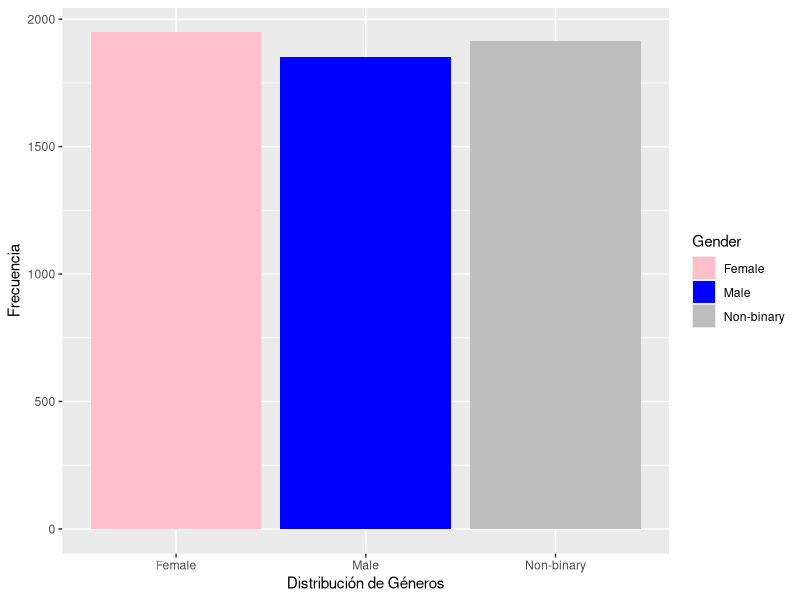
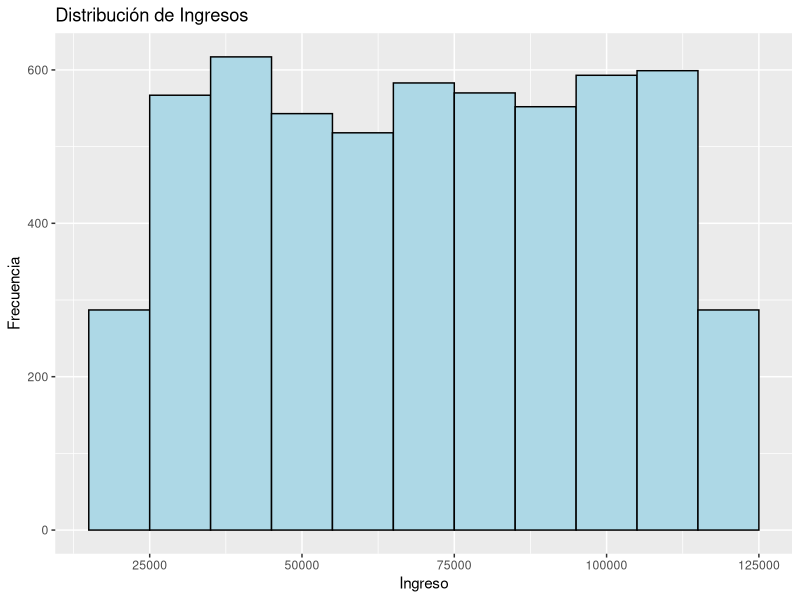
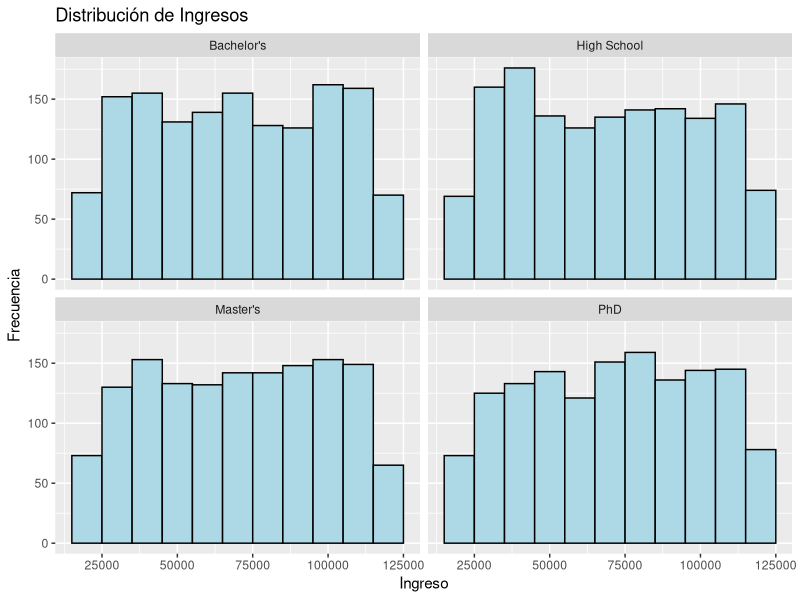

The R script that drew these images, in order:
## ---- chunk 1
library(readr)
base_financial_risk_assessment <- read_delim("base-financial-risk-assessment.csv", 
    delim = ";", escape_double = FALSE, trim_ws = TRUE)
View(base_financial_risk_assessment)
## ---- chunk 2
head(base_financial_risk_assessment)
## ---- chunk 3
Base_limpia <- na.omit(base_financial_risk_assessment)
head(Base_limpia)
## ---- chunk 4
library(dplyr)
resultado <- Base_limpia %>% 
  summarise(
    
    # calculamos los estadísticos de interés para la variable edad/Age
    media_edad = mean(Age),
    varianza_edad = var(Age),
    min_edad = min(Age),
    max_edad = max(Age),
    
    # Calculamos los estadísticos de interés para la variable ingreso/Income
    media_ingresos = mean(Income),
    varianza_ingresos = var(Income),
    min_ingresos = min(Income),
    max_ingresos = max(Income),
    
    # Calculamos los estadísticos de interés para la variable record_crediticio/ Credit Score
    media_record_crediticio = mean(`Credit Score`),
    varianza_record_crediticio = var(`Credit Score`),
    min_record_crediticio = min(`Credit Score`),
    max_record_crediticio = max(`Credit Score`),
    
    # Calculamos los estadísticos de interés para la variable monto del préstamo/ Loan Amount
    media_monto_prestamo = mean(`Loan Amount`),
    varianza_monto_prestamo = var(`Loan Amount`),
    min_monto_prestamo = min(`Loan Amount`),
    max_monto_prestamo = max(`Loan Amount`),
    
    # Calculamos los estadísticos de interés para variable anyos_trabajo / Years at current job
    media_anyos_trabajo = mean(`Years at Current Job`),
    varianza_anyos_trabajo = var(`Years at Current Job`),
    min_anyos_trabajo = min(`Years at Current Job`),
    max_anyos_trabajo = max(`Years at Current Job`),
  )
## ---- chunk 5
resultado$media_edad
resultado$min_edad
resultado$max_edad
## ---- chunk 6
resultado$media_ingresos
resultado$varianza_ingresos
resultado$min_ingresos
resultado$max_ingresos
## ---- chunk 7
resultado$media_monto_prestamo
resultado$varianza_monto_prestamo
resultado$min_monto_prestamo
resultado$max_monto_prestamo
## ---- chunk 8
library(ggplot2)
# Gráfico con las distribuciones del género
ggplot(Base_limpia, aes(x = Gender, fill = Gender)) +
  geom_bar() +
  scale_fill_manual(values = c("Male" = "blue", "Female" = "pink", "Non-binary" = "gray")) +
  labs(x = "Distribución de Géneros", y = "Frecuencia")

## ---- chunk 9
library(ggplot2)
ggplot(Base_limpia, aes(x = Income)) + 
  geom_histogram(binwidth = 10000, fill = "lightblue", color = "black") + 
  labs(x = "Ingreso", y = "Frecuencia", title = "Distribución de Ingresos")
## ---- chunk 10
library(ggplot2)
ggplot(Base_limpia, aes(x = Income)) + 
  geom_histogram(binwidth = 10000, fill = "lightblue", color = "black") + 
  labs(x = "Ingreso", y = "Frecuencia", title = "Distribución de Ingresos") +
  facet_wrap(~ `Education Level`)  # Facet por nivel educativo
